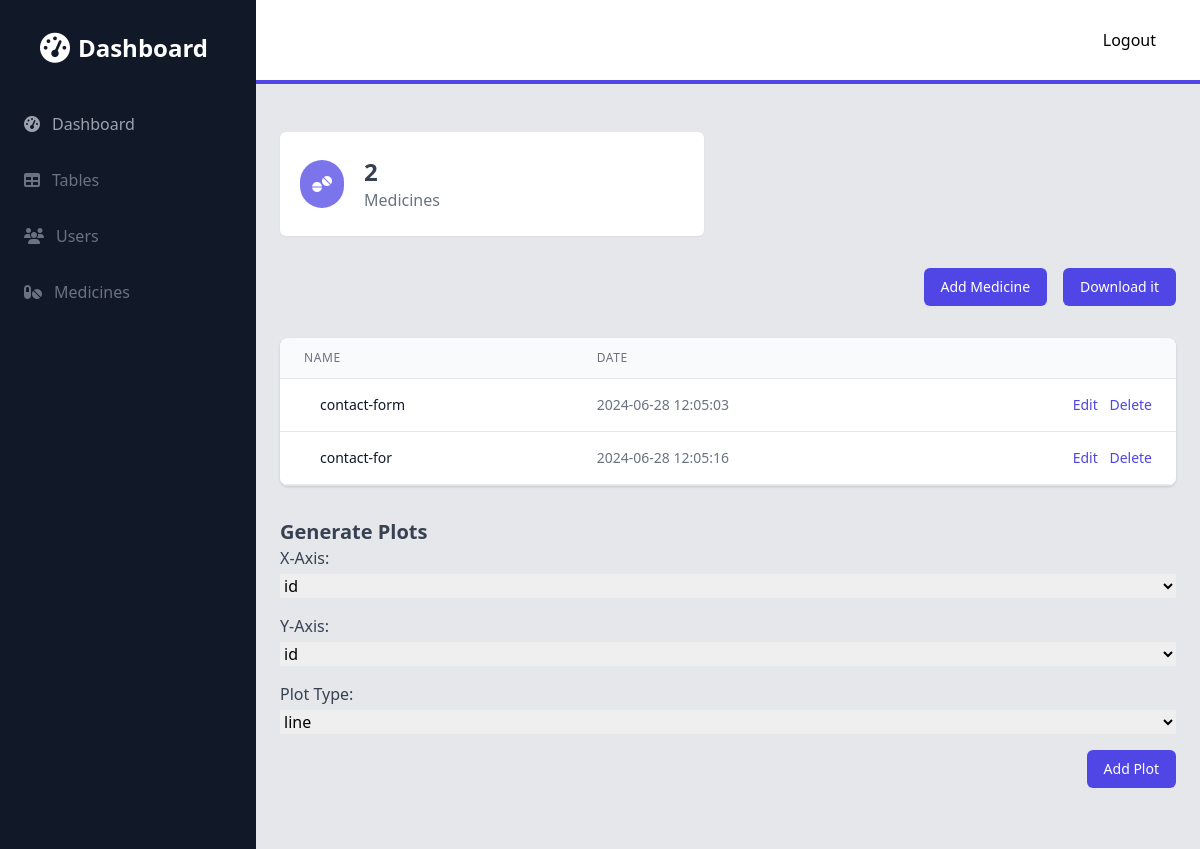
Page /admin/medicines (signed in) on the committed database.
### models.py (models this page shows)
class Medicines(db.Model):
    id = db.Column(db.Integer, primary_key=True)
    name = db.Column(db.String(150), nullable=False, unique=True)
    date_created = db.Column(db.DateTime(timezone=True), default=func.now())

### admin.py (the view)
@admin.route('/medicines', methods=['GET', 'POST'])
@login_required
def medicines():
    medicines = Medicines.query.all()
    columns = Medicines.__table__.columns
    columns = [column.name for column in columns]
    return render_template('admin/medicines/medicines.html', medicines=medicines,  plot_types=PLOTS, columns=columns, table_name='Medicines')

### app.py (called while the page is built)
def create_app():
    app = Flask(__name__)
    app.config['SQLALCHEMY_DATABASE_URI'] = 'sqlite:///database.db'
    app.config['SECRET_KEY'] = 'secret'
    app.register_blueprint(views, url_prefix='/')
    app.register_blueprint(auth, url_prefix='/')
    app.register_blueprint(admin, url_prefix='/admin')
    login_manager = LoginManager()
    login_manager.login_view = 'auth.login'
    login_manager.init_app(app)
    @login_manager.user_loader
    def load_user(id):
        return User.query.get(int(id))
    with app.app_context():
        db.init_app(app)
        db.create_all()
    return app

### templates/admin/medicines/medicines.html
{% extends 'admin/base.html' %}
{% block content %}
<div class="container px-6 py-8 mx-auto">
    <div class="mt-4">
        <div class="flex flex-wrap -mx-6">
            <div class="w-full px-6 sm:w-1/2 xl:w-1/3">
                <div class="flex items-center px-5 py-6 bg-white rounded-md shadow-sm">
                    <div class="p-3 bg-indigo-600 bg-opacity-75 rounded-full">
                      <i class="fas fa-tablets text-white"></i>
                    </div>
                    <div class="mx-5">
                        <h4 class="text-2xl font-semibold text-gray-700">{{ medicines|length }}</h4>
                        <div class="text-gray-500">Medicines</div>
                    </div>
                </div>
            </div>
        </div>
    </div>
    <div class="mt-8">
      <div class="flex justify-end gap-4">
        <a href="{{ url_for('admin.create_medicine') }}" class="px-4 py-2 text-sm font-medium leading-5 text-white transition-colors duration-150 bg-indigo-600 border border-transparent rounded-md active:bg-indigo-600 hover:bg-indigo-700 focus:outline-none focus:shadow-outline-indigo">
          Add Medicine
        </a>
        <a href="{{ url_for('admin.tables') }}" class="px-4 py-2 text-sm font-medium leading-5 text-white transition-colors duration-150 bg-indigo-600 border border-transparent rounded-md active:bg-indigo-600 hover:bg-indigo-700 focus:outline-none focus:shadow-outline-indigo">
          Download it
        </a>
      </div>
    </div>
    <div class="mt-8">
        <div class="flex flex-col mt-8">
            <div class="py-2 -my-2 overflow-x-auto sm:-mx-6 sm:px-6 lg:-mx-8 lg:px-8">
                <div class="inline-block min-w-full overflow-hidden align-middle border-b border-gray-200 shadow sm:rounded-lg">
                    <table class="min-w-full">
                        <thead>
                            <tr>
                                <th class="px-6 py-3 text-xs font-medium leading-4 tracking-wider text-left text-gray-500 uppercase border-b border-gray-200 bg-gray-50">Name</th>
                                <th class="px-6 py-3 text-xs font-medium leading-4 tracking-wider text-left text-gray-500 uppercase border-b border-gray-200 bg-gray-50">Date</th>
                                <th class="px-6 py-3 border-b border-gray-200 bg-gray-50"></th>
                            </tr>
                        </thead>
                        <tbody class="bg-white">
                          {% for medicine in medicines %}
                            <tr>
                                <td class="px-6 py-4 whitespace-no-wrap border-b border-gray-200">
                                    <div class="flex items-center">
                                        <div class="ml-4">
                                          <div class="text-sm font-medium leading-5 text-gray-900">{{ medicine.name }}</div>
                                        </div>
                                    </div>
                                </td>
                                <td class="px-6 py-4 text-sm leading-5 text-gray-500 whitespace-no-wrap border-b border-gray-200">
                                  {{ medicine.date_created }}
                                </td>
                                <td class="px-6 py-4 text-sm font-medium leading-5 text-right whitespace-no-wrap border-b border-gray-200">
                                    <a href="" class="text-indigo-600 hover:text-indigo-900">Edit</a>
                                    <a href="" class="ml-2 text-indigo-600 hover:text-indigo-900">Delete</a>
                            </tr>
                            {% endfor %}
                        </tbody>
                    </table>
                </div>
            </div>
        </div>
    </div>
    {% include "admin/plots.html" %}
</div>
{% endblock %}

### rows in the picture
Medicines: name "contact-form", date_created "2024-06-28 12:05:03"
Medicines: name "contact-for", date_created "2024-06-28 12:05:16"

### other values in the picture
{{ medicines|length }} "2"
form field x_axis "id"
form field y_axis "id"
form field plot_type "line"
